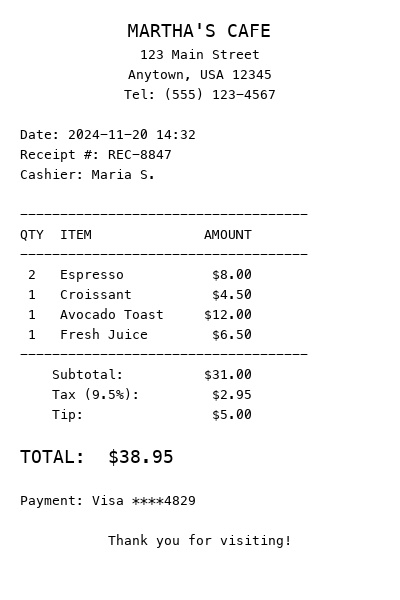
#> input picture backend/tests/fixtures/receipt.jpg, 400 x 600 px
$ python -i quality_gate.py   (imports and definitions only)   (older library calls are emulated)
#> lines starting #> are read from the running program, lines starting #| are printed output that depends on the picture; after the words box and inside, x2 and y2 are one past the last pixel; in counts of white or black regions, pixels touching at a corner belong together
#> further down, picture is the input picture: shape (600, 400, 3); min 0, max 255, mean 247.7
"""
Pre-OCR Image Quality Gate

Assesses image quality before sending to VLM APIs to:
- Reject images that will produce poor results (save cost)
- Identify auto-fixable issues (deskew, contrast, denoise)
- Provide quality metrics for benchmarking and user feedback
"""

import logging
from dataclasses import dataclass, field, asdict
from typing import Optional
from enum import Enum

import numpy as np
import cv2
from PIL import Image

logger = logging.getLogger(__name__)


class QualityLevel(str, Enum):
    """Overall quality assessment levels."""

    EXCELLENT = "excellent"  # 80-100: No issues, ready for VLM
    GOOD = "good"  # 60-79: Minor issues, still fine
    ACCEPTABLE = "acceptable"  # 40-59: Noticeable issues but usable
    POOR = "poor"  # 20-39: Significant quality problems
    CRITICAL = "critical"  # 0-19: Reject - will fail


class CheckSeverity(str, Enum):
    """Severity of individual quality checks."""

    PASS = "pass"
    WARN = "warn"
    FAIL = "fail"


@dataclass
class QualityCheck:
    """Result of a single quality check."""

    name: str
    severity: CheckSeverity
    score: float  # 0-100, higher is better
    value: float  # Raw measurement
    threshold: float  # Pass/fail threshold
    message: str = ""
    auto_fixable: bool = False
    fix_recommendation: str = ""


@dataclass
class QualityReport:
    """Complete quality assessment for an image."""

    passed: bool
    overall_score: float
    level: QualityLevel
    checks: dict[str, QualityCheck]
    recommendations: list[str] = field(default_factory=list)
    auto_fixable_issues: list[str] = field(default_factory=list)
    should_reject: bool = False
    rejection_reason: str = ""


# Default thresholds - tunable via settings
DEFAULT_THRESHOLDS = {
    "blur": 100.0,  # Laplacian variance below this = blurry
    "skew_degrees": 2.0,  # Degrees above this = skewed
    "noise_level": 50.0,  # Normalized noise above this = noisy
    "contrast_min": 30.0,  # Std dev below this = low contrast
    "contrast_max": 120.0,  # Std dev above this = high contrast (usually ok)
    "brightness_min": 40.0,  # Mean below this = too dark
    "brightness_max": 220.0,  # Mean above this = too bright/washed out
    "content_density": 0.02,  # Non-white pixel ratio below this = near-blank
    "min_dpi": 150,  # Effective DPI below this = low resolution
}

# Weights for overall score computation
CHECK_WEIGHTS = {
    "blur": 0.30,  # Most critical for text recognition
    "skew": 0.15,
    "noise": 0.15,
    "contrast": 0.15,
    "brightness": 0.10,
    "content_density": 0.10,
    "resolution": 0.05,
}


class QualityGate:
    """
    Pre-OCR quality gate that assesses images before VLM processing.

    Usage:
        gate = QualityGate()
        report = gate.assess(pil_image)
        if not report.passed:
            # reject or preprocess
    """

    def __init__(self, thresholds: Optional[dict] = None):
        self.thresholds = {**DEFAULT_THRESHOLDS, **(thresholds or {})}

    def assess(self, image: Image.Image, estimated_dpi: int = 200) -> QualityReport:
        """
        Run all quality checks on an image.

        Args:
            image: PIL Image to assess
            estimated_dpi: Known or estimated DPI of the source image

        Returns:
            QualityReport with all check results and recommendations
        """
        # Convert PIL to OpenCV format (BGR grayscale)
        cv_image = self._pil_to_cv(image)

        checks: dict[str, QualityCheck] = {}

        checks["blur"] = self._check_blur(cv_image)
        checks["skew"] = self._check_skew(cv_image)
        checks["noise"] = self._check_noise(cv_image)
        checks["contrast"] = self._check_contrast(cv_image)
        checks["brightness"] = self._check_brightness(cv_image)
        checks["content_density"] = self._check_content_density(cv_image)
        checks["resolution"] = self._check_resolution(cv_image, estimated_dpi)

        # Compute overall weighted score
        overall_score = self._compute_overall_score(checks)

        # Determine quality level
        level = self._score_to_level(overall_score)

        # Generate recommendations
        recommendations = []
        auto_fixable = []
        for name, check in checks.items():
            if check.severity != CheckSeverity.PASS:
                recommendations.append(check.message)
                if check.auto_fixable:
                    auto_fixable.append(check.fix_recommendation)

        # Determine pass/fail
        should_reject = overall_score < 20  # Critical level
        passed = overall_score >= 40  # Acceptable or better

        report = QualityReport(
            passed=passed,
            overall_score=round(overall_score, 1),
            level=level,
            checks=checks,
            recommendations=recommendations,
            auto_fixable_issues=auto_fixable,
            should_reject=should_reject,
            rejection_reason="Image quality is critically poor. "
            "VLM extraction will likely fail. "
            "Please provide a higher quality image."
            if should_reject
            else "",
        )

        return report

    def assess_from_cv(
        self, cv_image: np.ndarray, estimated_dpi: int = 200
    ) -> QualityReport:
        """Assess quality from an OpenCV image (numpy array)."""
        pil_image = Image.fromarray(cv2.cvtColor(cv_image, cv2.COLOR_BGR2RGB))
        return self.assess(pil_image, estimated_dpi)

    # ─── Individual Quality Checks ──────────────────────────────────────────

    def _check_blur(self, image: np.ndarray) -> QualityCheck:
        """
        Detect blur using Laplacian variance.
        Sharp images have high variance; blurry images have low variance.
        """
        gray = self._to_gray(image)
        laplacian_var = cv2.Laplacian(gray, cv2.CV_64F).var()
#> laplacian_var = 7083

        threshold = self.thresholds["blur"]
        # Score: 0 at 0 variance, 100 at 2x threshold
        score = min(100.0, (laplacian_var / (threshold * 2)) * 100)
#> score = 100

        if laplacian_var >= threshold:
            severity = CheckSeverity.PASS
            message = "Image is sharp"
        elif laplacian_var >= threshold * 0.5:
            severity = CheckSeverity.WARN
            message = (
                f"Image is slightly blurry (Laplacian variance: {laplacian_var:.1f})"
            )
        else:
            severity = CheckSeverity.FAIL
            message = f"Image is too blurry (Laplacian variance: {laplacian_var:.1f})"

        return QualityCheck(
            name="blur",
            severity=severity,
            score=round(score, 1),
            value=round(laplacian_var, 1),
            threshold=threshold,
            message=message,
            auto_fixable=False,
            fix_recommendation="Re-scan or re-capture at higher resolution",
        )

    def _check_skew(self, image: np.ndarray) -> QualityCheck:
        """
        Detect document skew using Hough line transform.
        Text lines should be horizontal; deviation = skew.
        """
        gray = self._to_gray(image)

        # Edge detection
        edges = cv2.Canny(gray, 50, 150, apertureSize=3)
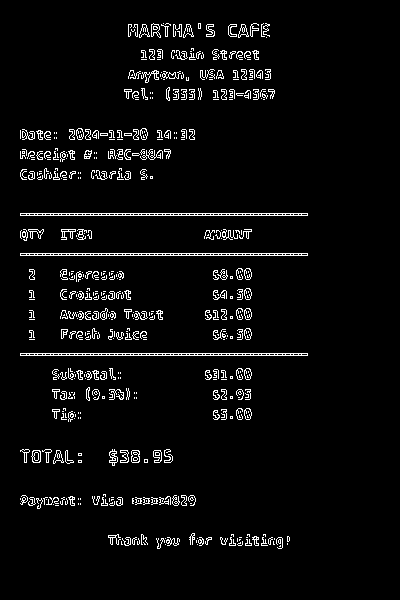
#> edges: shape (600, 400); 4.4% white in thin lines or dots, all inside (x1, y1, x2, y2) = (20, 23, 308, 549)

        # Hough line detection
        lines = cv2.HoughLinesP(
            edges,
            1,
            np.pi / 180,
            threshold=100,
            minLineLength=min(gray.shape[1] * 0.3, 200),
            maxLineGap=10,
        )
#> lines = [[20, 215, 307, 215], [20, 213, 307, 213], [20, 355, 307, 355], [20, 253, 307, 253], [20, 255, 307, 255], [20, 353, 307, 353]]

        if lines is None or len(lines) < 3:
            # Not enough lines to determine skew — may be a photo, not a document
            return QualityCheck(
                name="skew",
                severity=CheckSeverity.PASS,
                score=80.0,
                value=0.0,
                threshold=self.thresholds["skew_degrees"],
                message="Insufficient lines to detect skew",
                auto_fixable=False,
            )

        # Calculate median angle
        angles = []
        for line in lines:
            x1, y1, x2, y2 = line[0]
            if x2 == x1:
                continue
            angle = np.arctan2(y2 - y1, x2 - x1) * 180.0 / np.pi
            angles.append(angle)
#> this loop made 6 passes
#> (line, y1, y2) on passes 1 to 6: ([[20, 215, 307, 215]], 215, 215), ([[20, 213, 307, 213]], 213, 213), ([[20, 355, 307, 355]], 355, 355), ([[20, 253, 307, 253]], 253, 253), ([[20, 255, 307, 255]], 255, 255), ([[20, 353, 307, 353]], 353, 353)
#> after the loop, angles = [0, 0, 0, 0, 0, 0]

        skew_angle = float(np.median(angles))
#> skew_angle = 0
        # Normalize to -90 to +90 range
        if skew_angle < -45:
            skew_angle += 90
        elif skew_angle > 45:
            skew_angle -= 90

        abs_skew = abs(skew_angle)
#> abs_skew = 0
        threshold = self.thresholds["skew_degrees"]

        # Score: 100 at 0°, 0 at 2x threshold
        score = max(0.0, 100.0 - (abs_skew / (threshold * 2)) * 100)
#> score = 100

        if abs_skew <= threshold:
            severity = CheckSeverity.PASS
            message = f"Skew angle: {skew_angle:.1f}° (within tolerance)"
#> message = 'Skew angle: 0.0° (within tolerance)'
        elif abs_skew <= threshold * 2:
            severity = CheckSeverity.WARN
            message = f"Skew detected: {skew_angle:.1f}°"
        else:
            severity = CheckSeverity.FAIL
            message = f"Significant skew detected: {skew_angle:.1f}°"

        return QualityCheck(
            name="skew",
            severity=severity,
            score=round(score, 1),
            value=round(skew_angle, 2),
            threshold=threshold,
            message=message,
            auto_fixable=True,
            fix_recommendation=f"Deskew by {-skew_angle:.1f}°",
        )

    def _check_noise(self, image: np.ndarray) -> QualityCheck:
        """
        Estimate noise level using local variance in homogeneous regions.
        """
        gray = self._to_gray(image)

        # Apply Gaussian blur to create a "clean" reference
        blurred = cv2.GaussianBlur(gray, (5, 5), 0)
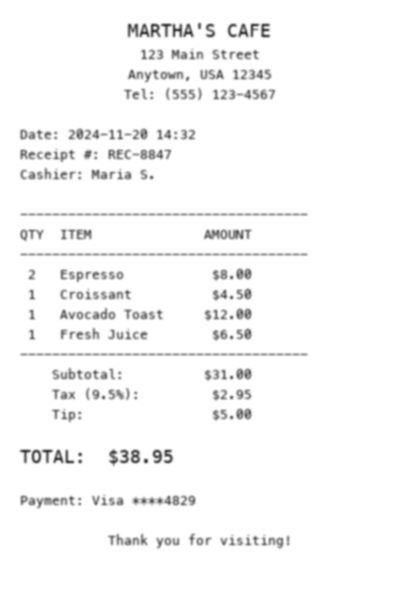
#> blurred: shape (600, 400); min 50, max 255, mean 247.7

        # Noise estimate = difference between original and blurred
        noise = cv2.absdiff(gray, blurred)
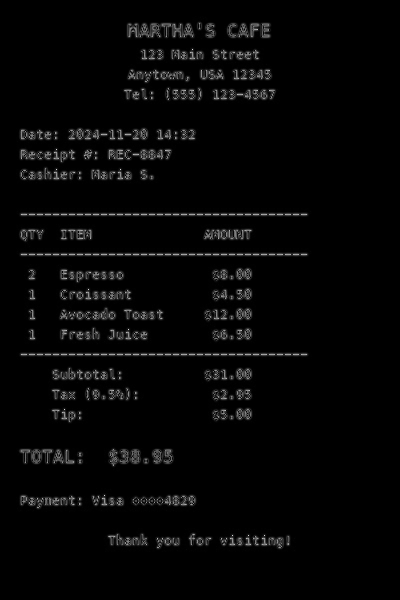
#> noise: shape (600, 400); min 0, max 215, mean 6.4
        noise_level = float(np.mean(noise))
#> noise_level = 6.36

        # Normalize to 0-100 scale (typical max diff is ~80 for very noisy)
        threshold = self.thresholds["noise_level"]
        score = max(0.0, min(100.0, 100.0 - (noise_level / threshold) * 100))
#> score = 87.28

        if noise_level <= threshold * 0.5:
            severity = CheckSeverity.PASS
            message = f"Low noise level ({noise_level:.1f})"
#> message = 'Low noise level (6.4)'
        elif noise_level <= threshold:
            severity = CheckSeverity.WARN
            message = f"Moderate noise detected ({noise_level:.1f})"
        else:
            severity = CheckSeverity.FAIL
            message = f"High noise level ({noise_level:.1f})"

        return QualityCheck(
            name="noise",
            severity=severity,
            score=round(score, 1),
            value=round(noise_level, 1),
            threshold=threshold,
            message=message,
            auto_fixable=True,
            fix_recommendation="Apply denoising filter",
        )

    def _check_contrast(self, image: np.ndarray) -> QualityCheck:
        """
        Check contrast using standard deviation of pixel intensities.
        Low contrast = washed-out scan; very high = usually fine for documents.
        """
        gray = self._to_gray(image)
        contrast = float(np.std(gray))
#> contrast = 37.49

        min_threshold = self.thresholds["contrast_min"]
        max_threshold = self.thresholds["contrast_max"]

        if contrast >= min_threshold and contrast <= max_threshold:
            severity = CheckSeverity.PASS
            score = min(
                100.0,
                80.0
                + ((contrast - min_threshold) / (max_threshold - min_threshold)) * 20,
            )
#> score = 81.66
            message = f"Good contrast (σ={contrast:.1f})"
#> message = 'Good contrast (σ=37.5)'
        elif contrast >= min_threshold * 0.5:
            severity = CheckSeverity.WARN
            score = min(100.0, (contrast / min_threshold) * 50)
            message = f"Low contrast (σ={contrast:.1f})"
        else:
            severity = CheckSeverity.FAIL
            score = max(0.0, (contrast / (min_threshold * 0.5)) * 20)
            message = f"Very low contrast (σ={contrast:.1f})"

        return QualityCheck(
            name="contrast",
            severity=severity,
            score=round(score, 1),
            value=round(contrast, 1),
            threshold=min_threshold,
            message=message,
            auto_fixable=True,
            fix_recommendation="Apply contrast enhancement (CLAHE)",
        )

    def _check_brightness(self, image: np.ndarray) -> QualityCheck:
        """
        Check brightness using mean pixel intensity.
        Too dark = underexposed; too bright = washed out.
        """
        gray = self._to_gray(image)
        brightness = float(np.mean(gray))
#> brightness = 247.7

        min_threshold = self.thresholds["brightness_min"]
        max_threshold = self.thresholds["brightness_max"]

        if min_threshold <= brightness <= max_threshold:
            severity = CheckSeverity.PASS
            score = 80.0  # Good range
            message = f"Normal brightness (μ={brightness:.1f})"
        elif brightness < min_threshold:
            if brightness >= min_threshold * 0.6:
                severity = CheckSeverity.WARN
                score = (brightness / min_threshold) * 60
            else:
                severity = CheckSeverity.FAIL
                score = max(0.0, (brightness / (min_threshold * 0.6)) * 30)
            message = f"Image too dark (μ={brightness:.1f})"
        else:
            if brightness <= max_threshold * 1.2:
                severity = CheckSeverity.WARN
                score = max(
                    0.0,
                    80.0 - ((brightness - max_threshold) / (max_threshold * 0.2)) * 30,
                )
#> score = 61.14
            else:
                severity = CheckSeverity.FAIL
                score = max(
                    0.0,
                    50.0 - ((brightness - max_threshold * 1.2) / max_threshold) * 50,
                )
            message = f"Image too bright/washed out (μ={brightness:.1f})"
#> message = 'Image too bright/washed out (μ=247.7)'

        return QualityCheck(
            name="brightness",
            severity=severity,
            score=round(score, 1),
            value=round(brightness, 1),
            threshold=min_threshold,
            message=message,
            auto_fixable=True,
            fix_recommendation="Adjust brightness and contrast",
        )

    def _check_content_density(self, image: np.ndarray) -> QualityCheck:
        """
        Check if the image has meaningful content (not blank/near-empty).
        Uses Otsu's threshold to count non-background pixels.
        """
        gray = self._to_gray(image)

        # Otsu's thresholding to separate content from background
        _, binary = cv2.threshold(gray, 0, 255, cv2.THRESH_BINARY_INV + cv2.THRESH_OTSU)
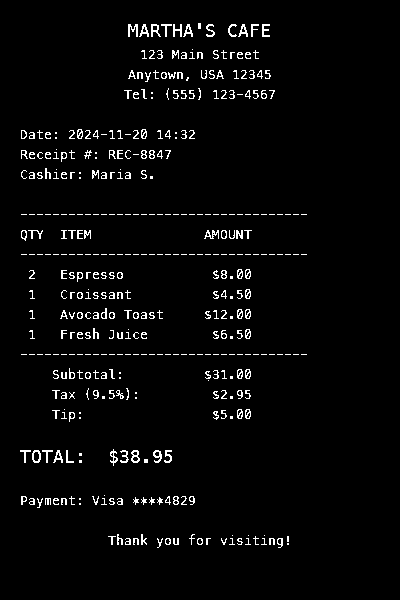
#> binary: shape (600, 400); 3.2% white in thin lines or dots, all inside (x1, y1, x2, y2) = (20, 23, 307, 548)

        # Count non-zero (content) pixels
        total_pixels = binary.shape[0] * binary.shape[1]
#> total_pixels = 240000
        content_pixels = cv2.countNonZero(binary)
#> content_pixels = 7668
        density = content_pixels / total_pixels if total_pixels > 0 else 0
#> density = 0.0319

        threshold = self.thresholds["content_density"]

        if density >= threshold:
            severity = CheckSeverity.PASS
            score = min(100.0, (density / (threshold * 5)) * 100)
#> score = 31.95
            message = f"Content density: {density:.3f} (adequate)"
#> message = 'Content density: 0.032 (adequate)'
        elif density >= threshold * 0.3:
            severity = CheckSeverity.WARN
            score = (density / threshold) * 50
            message = f"Low content density: {density:.3f} (mostly blank page?)"
        else:
            severity = CheckSeverity.FAIL
            score = max(0.0, (density / (threshold * 0.3)) * 20)
            message = f"Very low content density: {density:.3f} (likely blank)"

        return QualityCheck(
            name="content_density",
            severity=severity,
            score=round(score, 1),
            value=round(density, 4),
            threshold=threshold,
            message=message,
            auto_fixable=False,
            fix_recommendation="Verify the document has content to extract",
        )

    def _check_resolution(self, image: np.ndarray, estimated_dpi: int) -> QualityCheck:
        """
        Check if the image resolution (DPI) is adequate for text extraction.
        Minimum ~150 DPI for readable text; 300+ is ideal.
        """
#> called with estimated_dpi = 200
        threshold = self.thresholds["min_dpi"]
        height, width = image.shape[:2]
#> height = 600; width = 400

        # Also check absolute pixel dimensions
        min_dimension = min(height, width)
#> min_dimension = 400
        if min_dimension < 200:
            # Very small image regardless of DPI
            return QualityCheck(
                name="resolution",
                severity=CheckSeverity.FAIL,
                score=10.0,
                value=estimated_dpi,
                threshold=threshold,
                message=f"Image too small ({width}x{height}px)",
                auto_fixable=True,
                fix_recommendation=f"Increase DPI to at least {threshold}",
            )

        if estimated_dpi >= 300:
            severity = CheckSeverity.PASS
            score = 100.0
            message = f"High resolution ({estimated_dpi} DPI)"
        elif estimated_dpi >= threshold:
            severity = CheckSeverity.PASS
            score = 70.0
            message = f"Adequate resolution ({estimated_dpi} DPI)"
        elif estimated_dpi >= threshold * 0.7:
            severity = CheckSeverity.WARN
            score = 45.0
            message = f"Low resolution ({estimated_dpi} DPI, recommend {threshold}+)"
        else:
            severity = CheckSeverity.FAIL
            score = max(0.0, (estimated_dpi / (threshold * 0.7)) * 40)
            message = (
                f"Very low resolution ({estimated_dpi} DPI, recommend {threshold}+)"
            )

        return QualityCheck(
            name="resolution",
            severity=severity,
            score=round(score, 1),
            value=estimated_dpi,
            threshold=threshold,
            message=message,
            auto_fixable=True,
            fix_recommendation=f"Re-render at higher DPI (recommended: {max(threshold, 300)})",
        )

    # ─── Scoring Utilities ─────────────────────────────────────────────────

    def _compute_overall_score(self, checks: dict[str, QualityCheck]) -> float:
        """Compute weighted overall score."""
        total = 0.0
        total_weight = 0.0
        for name, check in checks.items():
            weight = CHECK_WEIGHTS.get(name, 0.1)
            total += check.score * weight
            total_weight += weight
#> this loop made 7 passes
#> (name, weight, total, total_weight) on passes 1 to 7: ('blur', 0.3, 30, 0.3), ('skew', 0.15, 45, 0.45), ('noise', 0.15, 58.09, 0.6), ('contrast', 0.15, 70.35, 0.75), ('brightness', 0.1, 76.46, 0.85), ('content_density', 0.1, 79.65, 0.95), ('resolution', 0.05, 83.15, 1)
#> after the loop, total = 83.15; total_weight = 1
#> in assess, `overall_score = self._compute_overall_score(checks)`: overall_score = 83.15
        return total / total_weight if total_weight > 0 else 0

    @staticmethod
    def _score_to_level(score: float) -> QualityLevel:
        """Convert numeric score to quality level."""
        if score >= 80:
            return QualityLevel.EXCELLENT
        elif score >= 60:
            return QualityLevel.GOOD
        elif score >= 40:
            return QualityLevel.ACCEPTABLE
        elif score >= 20:
            return QualityLevel.POOR
        else:
            return QualityLevel.CRITICAL

    # ─── Image Conversion Helpers ───────────────────────────────────────────

    @staticmethod
    def _pil_to_cv(image: Image.Image) -> np.ndarray:
        """Convert PIL Image to OpenCV format (BGR numpy array)."""
        rgb = image.convert("RGB")
        bgr = cv2.cvtColor(np.array(rgb), cv2.COLOR_RGB2BGR)
        return bgr

    @staticmethod
    def _to_gray(image: np.ndarray) -> np.ndarray:
        """Convert to grayscale if needed."""
        if len(image.shape) == 2:
            return image
        return cv2.cvtColor(image, cv2.COLOR_BGR2GRAY)

    def to_dict(self, report: QualityReport) -> dict:
        """Serialize a QualityReport for API/JSON response."""
        checks_dict = {}
        for name, check in report.checks.items():
            checks_dict[name] = asdict(check)
        return {
            "passed": report.passed,
            "overall_score": report.overall_score,
            "level": report.level.value,
            "checks": checks_dict,
            "recommendations": report.recommendations,
            "auto_fixable_issues": report.auto_fixable_issues,
            "should_reject": report.should_reject,
            "rejection_reason": report.rejection_reason,
        }

>>> import cv2
>>> picture = cv2.imread('../tests/fixtures/receipt.jpg')
>>> result = QualityGate().assess_from_cv(picture)
#> in assess, `level = self._score_to_level(overall_score)`: level = <QualityLevel.EXCELLENT: 'excellent'>
#> the loop in assess, `for name, check in checks.items():` made 7 passes
#> after the loop in assess, `for name, check in checks.items():`: auto_fixable = ['Adjust brightness and contrast']; recommendations = ['Image too bright/washed out (μ=247.7)']
#> in assess, `should_reject = overall_score < 20`: should_reject = False
#> in assess, `passed = overall_score >= 40`: passed = True
